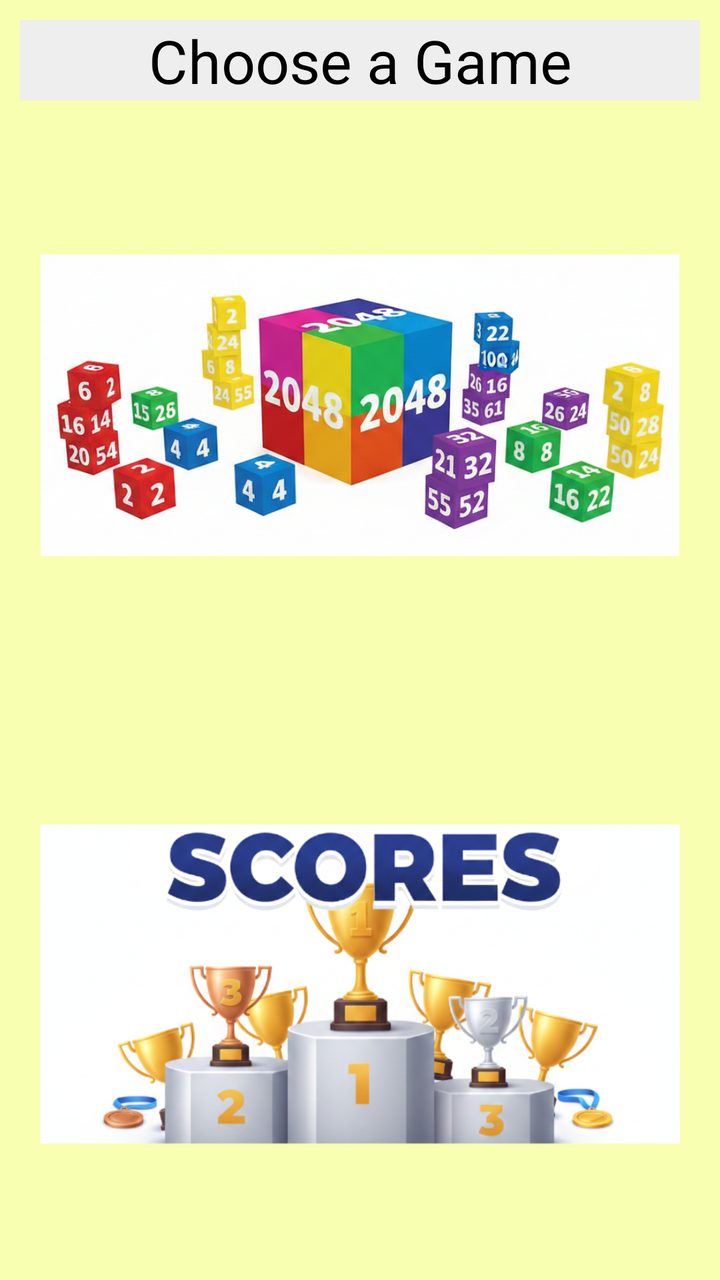
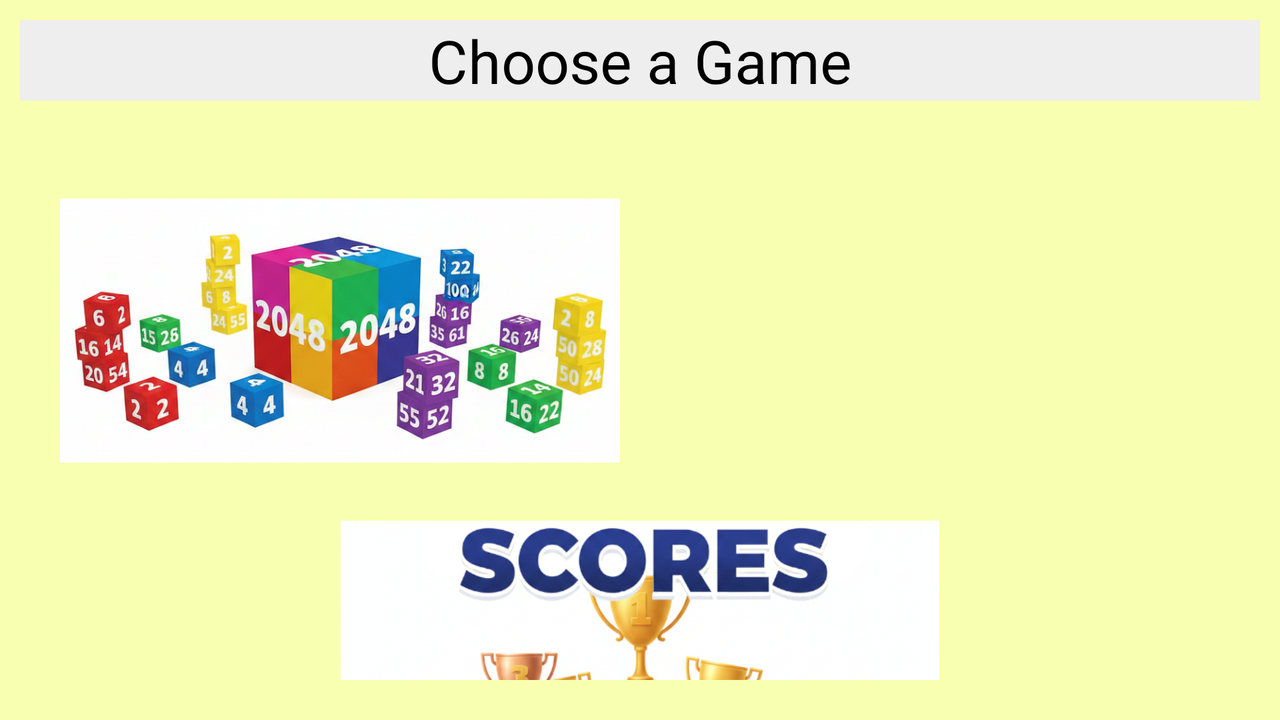

One screen, two layout resources from the same app: the default and the repository's alternative for another configuration. Each is rendered where Android would select it; the XML of both is given below.
<!-- AndroidManifest.xml: application theme Theme.GameCenter -->
<!-- res/layout/app_activity_gameselector.xml -->
<?xml version="1.0" encoding="utf-8"?>
<LinearLayout xmlns:android="http://schemas.android.com/apk/res/android"
    android:layout_width="match_parent"
    android:layout_height="match_parent"
    android:orientation="vertical"
    android:background="#F9FFB0">

    <TextView
        android:layout_width="match_parent"
        android:layout_height="wrap_content"
        android:text="Choose a Game"
        android:textSize="30dp"
        android:gravity="center"
        android:layout_margin="10dp"
        android:background="#EEEEEE"/>

    <View
        android:layout_width="match_parent"
        android:layout_height="0dp"
        android:layout_weight="1" />

    <ImageView
        android:layout_width="match_parent"
        android:layout_height="wrap_content"
        android:layout_marginHorizontal="20dp"
        android:adjustViewBounds="true"
        android:onClick="start2048Game"
        android:src="@drawable/app_2048banner" />

    <View
        android:layout_width="match_parent"
        android:layout_height="0dp"
        android:layout_weight="1" />

    <ImageView
        android:layout_width="match_parent"
        android:layout_height="wrap_content"
        android:layout_marginHorizontal="20dp"
        android:adjustViewBounds="true"
        android:onClick="startJuiceDungeon2Game"
        android:src="@drawable/jd2_presentation_scene" />

    <View
        android:layout_width="match_parent"
        android:layout_height="0dp"
        android:layout_weight="1" />

    <ImageView
        android:layout_width="match_parent"
        android:layout_height="wrap_content"
        android:layout_marginHorizontal="20dp"
        android:adjustViewBounds="true"
        android:onClick="startScoreActivity"
        android:src="@drawable/app_gameselector_scores" />

    <View
        android:layout_width="match_parent"
        android:layout_height="0dp"
        android:layout_weight="1" />

</LinearLayout>
<!-- resources referenced by this layout -->
<resources>
  <!-- drawable app_2048banner: png bitmap (drawable, 501806 bytes) -->
  <!-- drawable app_gameselector_scores: png bitmap (drawable, 243915 bytes) -->
</resources>
<!-- res/layout-land/app_activity_gameselector.xml (the repository's variant of the layout above) -->
<!-- drawn on the phone turned sideways -->
<?xml version="1.0" encoding="utf-8"?>
<LinearLayout xmlns:android="http://schemas.android.com/apk/res/android"
    xmlns:app="http://schemas.android.com/apk/res-auto"
    xmlns:tools="http://schemas.android.com/tools"
    android:layout_width="match_parent"
    android:layout_height="match_parent"
    android:orientation="vertical"
    android:background="#F9FFB0">

    <TextView
        android:layout_width="match_parent"
        android:layout_height="wrap_content"
        android:text="Choose a Game"
        android:textSize="30dp"
        android:gravity="center"
        android:layout_margin="10dp"
        android:background="#EEEEEE" />

    <GridLayout
        android:layout_width="match_parent"
        android:layout_height="match_parent"
        android:columnCount="2"
        android:padding="20dp"
        android:rowCount="2">

        <ImageView
            android:id="@+id/a2048Image"
            android:layout_width="0dp"
            android:layout_height="150dp"
            android:layout_row="0"
            android:layout_column="0"
            android:layout_columnWeight="1"
            android:layout_margin="10dp"
            android:adjustViewBounds="true"
            android:onClick="start2048Game"
            android:src="@drawable/app_2048banner" />

        <ImageView
            android:id="@+id/jd2Image"
            android:layout_width="0dp"
            android:layout_height="150dp"
            android:layout_row="0"
            android:layout_column="1"
            android:layout_columnWeight="1"
            android:layout_margin="10dp"
            android:adjustViewBounds="true"
            android:onClick="startJuiceDungeon2Game"
            android:src="@drawable/jd2_presentation_scene" />

        <ImageView
            android:id="@+id/scoresImage"
            android:layout_width="0dp"
            android:layout_height="150dp"
            android:layout_row="1"
            android:layout_column="0"
            android:layout_columnSpan="2"
            android:layout_columnWeight="1"
            android:layout_gravity="fill_horizontal"
            android:layout_margin="10dp"
            android:adjustViewBounds="true"
            android:onClick="startScoreActivity"
            android:src="@drawable/app_gameselector_scores" />

    </GridLayout>


</LinearLayout>
